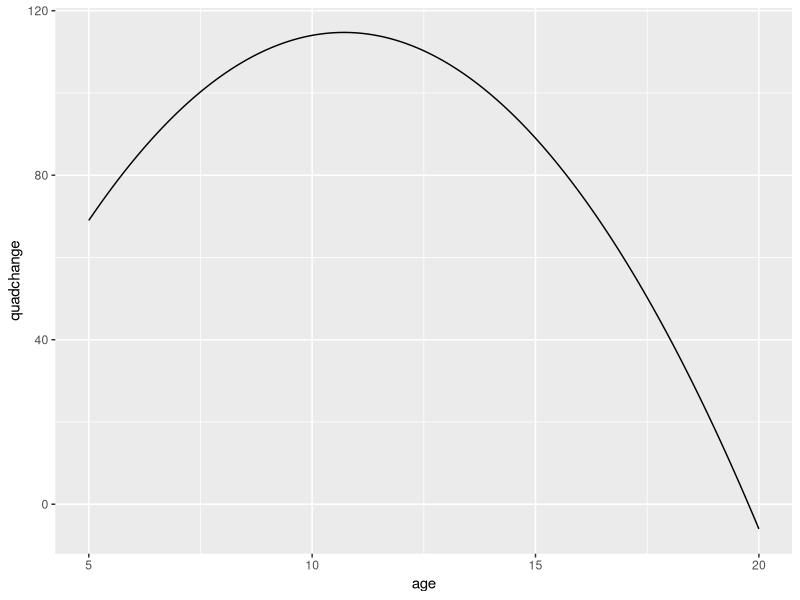
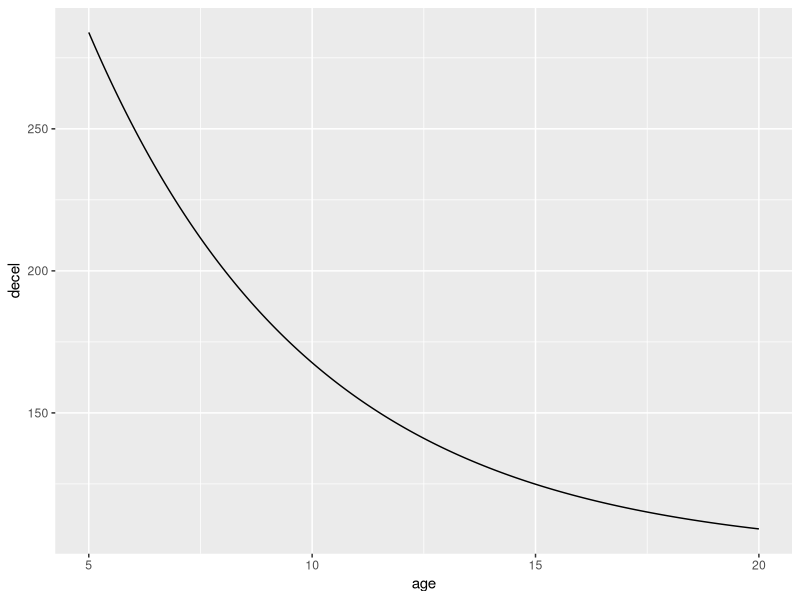
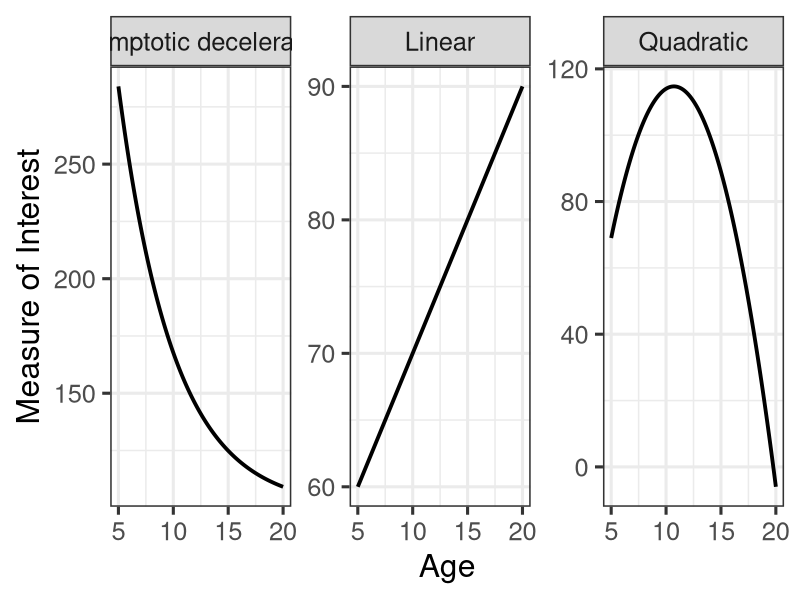

Recreate these plots in R, in order.
library(ggplot2)
library(tidyr)
library(dplyr)
age <- seq(5, 20, .05)
linchange = 50 + 2*age
quadchange = 100 + 2*(age - 3) + -1.4*(age - 10)^2
decel <- (100 + exp(-0.2*(age))*1000 / 2)

df <- data.frame(age=age, linchange=linchange, quadchange = quadchange, decel=decel)

ggplot(df, aes(x=age, y=quadchange)) + geom_line()
ggplot(df, aes(x=age, y=decel)) + geom_line()

gg <- df %>% gather (key="form", value="dv", -age) %>%
  mutate(form=recode(form, linchange="Linear", quadchange="Quadratic", decel="Asymptotic decelerating"))

str(gg)
pdf("Forms_Of_Change.pdf", width=11, height=4)
ggplot(gg, aes(x=age, y=dv)) + geom_line(size=1.3) + facet_wrap(~form, scales="free_y") +
  theme_bw(base_size=23) + ylab("Measure of Interest") + xlab("Age")
dev.off()